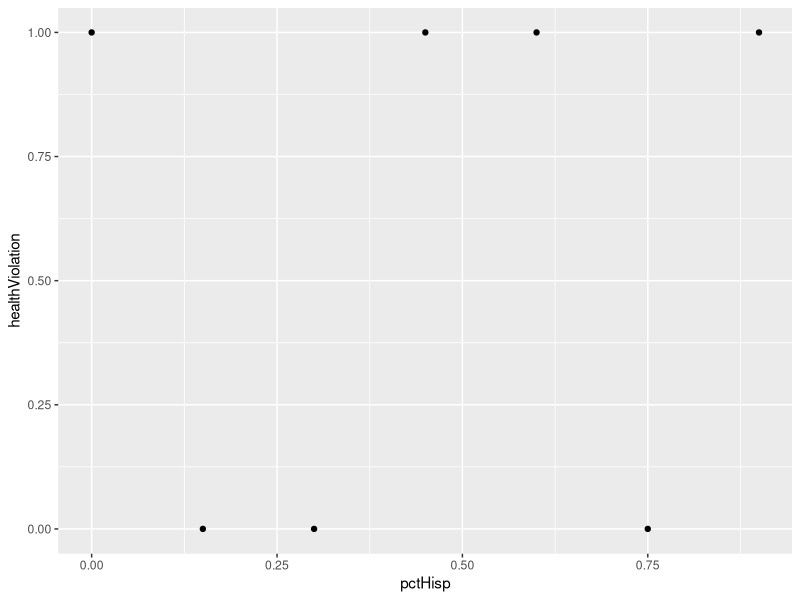
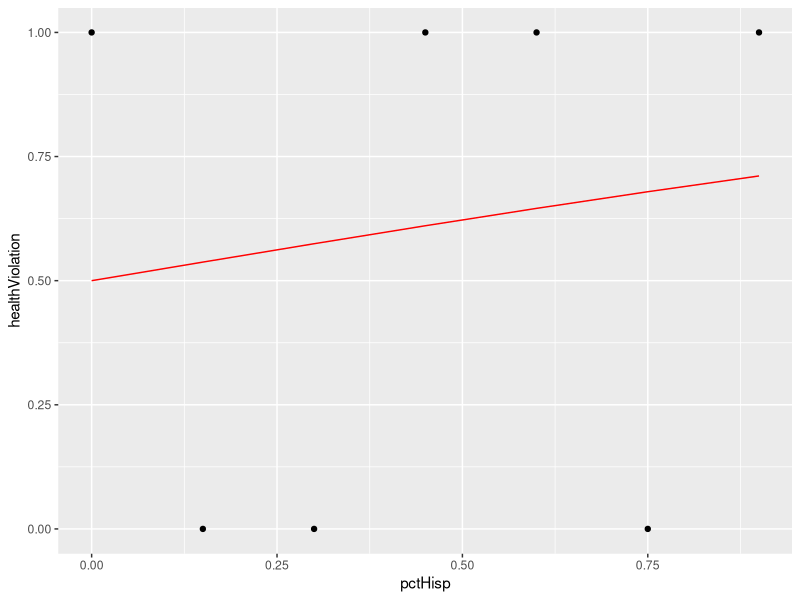
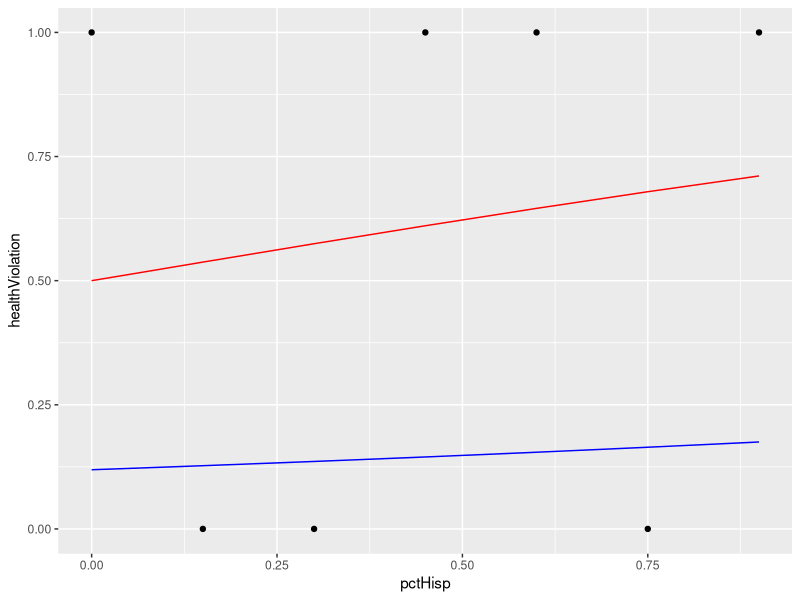

Here is the R script that generated these plots, in order:
## ---- chunk 1
library(tidyverse)
## ---- chunk 2
# Question 3.1
water_data <- tibble(
  pctHisp = seq(0, 0.9, by = 0.15),
  healthViolation = c(1, 0, 0, 1, 1, 0, 1)
)

ggplot(water_data, aes(pctHisp, healthViolation)) +
  geom_point()
## ---- chunk 3
# Question 3.2
logit <- function(p) log(p / (1-p))
inv_logit <- function(x) exp(x) / (1+exp(x))

water_data %>% 
  mutate(logit_p = 0 +1 * pctHisp,
         p = inv_logit(logit_p)) %>% 
  ggplot(aes(pctHisp, healthViolation)) +
  geom_point() +
  geom_line(aes(y = p), color = 'red')


# Question 3.3
# beta0 = -2., beta1 = 0.5
water_data %>% 
  mutate(logit_p1 = 0 + 1 * pctHisp,
         p1 = inv_logit(logit_p1),
         logit_p2 = -2 + 0.5 * pctHisp,
         p2 = inv_logit(logit_p2)) %>% 
  ggplot(aes(pctHisp, healthViolation)) +
  geom_point() +
  geom_line(aes(y = p1), color = 'red') +
  geom_line(aes(y = p2), color = "blue")
